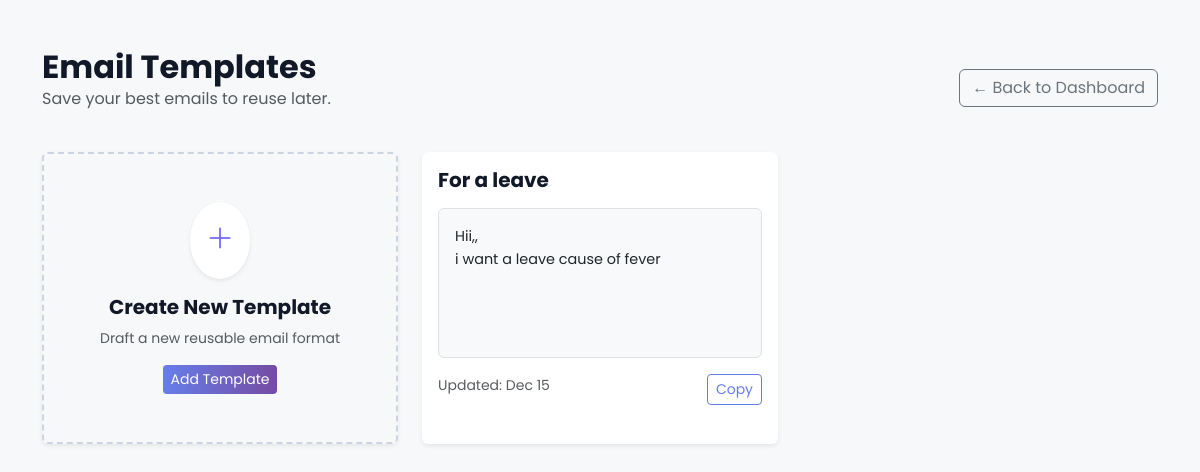
Screenshot of /templates/ (signed in) with the database file from the repository.
### core/models.py (models this page shows, shortened)
class EmailTemplate(models.Model):
    user = models.ForeignKey(User, on_delete=models.CASCADE)
    title = models.CharField(max_length=200)
    body = models.TextField()
    last_updated = models.DateTimeField(auto_now=True)

### core/views.py (the view, shortened to what this page needs)
# urls.py: path('templates/', views.templates_view, name='templates'),
@login_required(login_url='login')
def templates_view(request):
    user_templates = EmailTemplate.objects.filter(user=request.user).order_by('-last_updated')
    return render(request, 'core/templates_list.html', {'templates': user_templates})

### core/templates/core/templates_list.html (shortened to what this page needs)
{% load static %}
<!DOCTYPE html>
<html lang="en">
<head>
    <link href="https://cdn.jsdelivr.net/npm/bootstrap@5.3.0/dist/css/bootstrap.min.css" rel="stylesheet">
    <link rel="stylesheet" href="https://cdn.jsdelivr.net/npm/bootstrap-icons@1.10.5/font/bootstrap-icons.css">
    <link rel="stylesheet" href="{% static 'css/style.css' %}">
</head>
<body style="background-color: #f6f8fa;">
<div class="container mt-5">
    <div class="d-flex justify-content-between align-items-center mb-4">
        <div>
            <h2 class="fw-bold mb-0">Email Templates</h2>
            <p class="text-muted">Save your best emails to reuse later.</p>
        </div>
        <a href="{% url 'dashboard' %}" class="btn btn-outline-secondary">
            &larr; Back to Dashboard
        </a>
    </div>
    <div class="row g-4">
        <div class="col-md-4">
            <div class="card h-100 border-0 shadow-sm" style="border: 2px dashed #cbd5e1 !important; background: transparent;">
                <div class="card-body d-flex flex-column align-items-center justify-content-center text-center py-5">
                    <div class="mb-3 text-primary bg-white rounded-circle shadow-sm p-3">
                        <i class="bi bi-plus-lg fs-3"></i>
                    </div>
                    <h5 class="fw-bold">Create New Template</h5>
                    <p class="text-muted small mb-3">Draft a new reusable email format</p>
                    <button class="btn btn-primary btn-sm" data-bs-toggle="modal" data-bs-target="#addTemplateModal">
                        Add Template
                    </button>
                </div>
            </div>
        </div>
        {% for template in templates %}
        <div class="col-md-4">
            <div class="card h-100 border-0 shadow-sm">
                <div class="card-body">
                    <h5 class="fw-bold mb-3">{{ template.title }}</h5>
                    <div class="p-3 bg-light rounded mb-3 border" style="height: 150px; overflow-y: auto; font-size: 0.9rem;">
                        {{ template.body|linebreaksbr }}
                    </div>
                    <div class="d-flex justify-content-between">
                        <small class="text-muted">Updated: {{ template.last_updated|date:"M d" }}</small>
                        <button class="btn btn-sm btn-outline-primary" onclick="navigator.clipboard.writeText(`{{ template.body|escapejs }}`)">
                             Copy
                        </button>
                    </div>
                </div>
            </div>
        </div>
        {% endfor %}
    </div>
</div>
</body>
</html>

### core/static/css/style.css (style rules this page uses)
* { box-sizing: border-box; }
body { background: #f9fafb; font-family: 'Poppins', sans-serif; color: #4a4a4a; line-height: 1.6; margin: 0; padding: 0; overflow-x: hidden; }
h1, h2, h3, h4, h5, h6 { color: #111827; font-weight: 600; }
p { color: #6b7280; line-height: 1.6; }
a { text-decoration: none; transition: all 0.3s ease; }
.text-primary { color: #6c63ff !important; }
.btn-primary, .btn-purple-gradient { border: none; background: linear-gradient(to right, #667eea, #764ba2); color: white; position: relative; overflow: hidden; z-index: 1; }
.btn-outline-primary { color: #667eea; border-color: #667eea; }

### rows the page displays
EmailTemplate: title "For a leave", body "Hii,, i want a leave cause of fever", last_updated "Dec 15"
